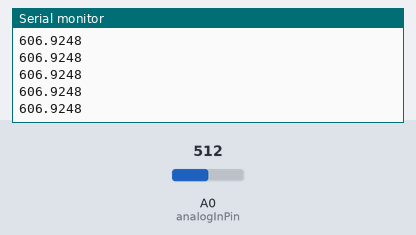
The sketch below on a simulated Arduino Uno, built with avr-gcc and run on an emulated ATmega328P. Parts: the last lines printed to the serial monitor. The inputs (shaded band) are chosen by the test bench; at power-on: A0 (analogInPin) = 512.

Above: at 1.2 s.
1.3 s: A0 (analogInPin) set to 92
At 1.32 s:
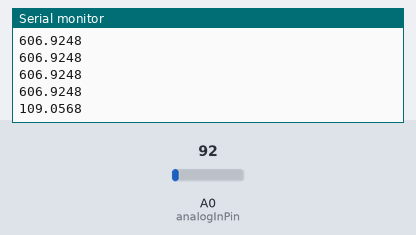
2.8 s: A0 (analogInPin) set to 75
At 2.83 s:
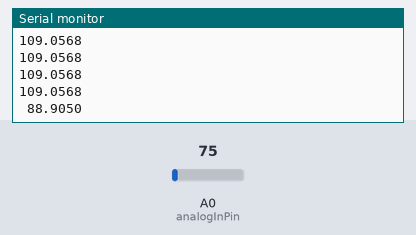
4.7 s: A0 (analogInPin) set to 10
At 4.7 s:
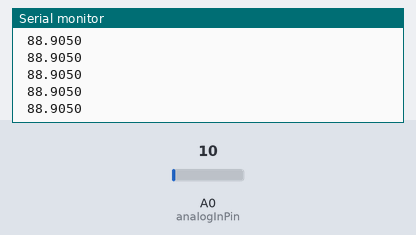
6.2 s: A0 (analogInPin) set to 7
At 6.26 s:
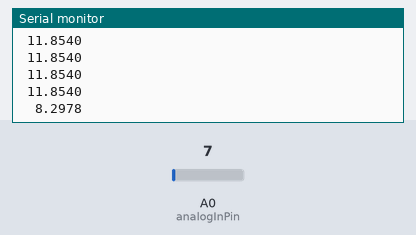

The sketch:

Slave_I2C.ino
```cpp
#include <Wire.h>
#include <stdio.h>
#include <string.h>

double sensorValue = 0;
char buff[12];
const int analogInPin = A0;

void setup() {
  Serial.begin(9600);
  Wire.begin(10);     /// Join I2C bus at address 10
  Wire.onRequest(requentevent);     //handler: the function to be called, takes no parameters and returns nothing.
}

void loop() {
  sensorValue = analogRead(analogInPin);
  sensorValue*=1.1854;
  dtostrf(sensorValue,8,4,buff);
  strcat(buff,"\n");
  Serial.println(buff);
  delay(50);
}

// function that executes whenever data is requested by master
// this function is registered as an event, see setup()
void requentevent() {

  Wire.write(buff); // respond with message of 6 bytes
  // as expected by master
}
```

Measured:
- the behaviour switches between 85 and 84 on A0 (analogInPin) (found by bisection; images 1 and 2)
- the behaviour switches between 9 and 8 on A0 (analogInPin) (found by bisection; images 3 and 4)
- after the input at 1.3 s, the serial monitor: prints a new line at once (image 1)
- after the input at 2.8 s, the serial monitor: prints a new line at once (image 2)
- after the input at 6.2 s, the serial monitor: prints a new line at once (image 4)
